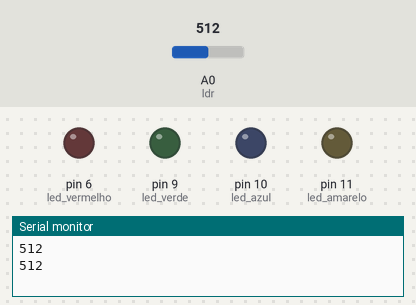
Recording of a sketch running on a simulated Arduino Uno, built with avr-gcc and run on an emulated ATmega328P. On the bench: output pins drawn as LEDs (lit = HIGH), the last lines printed to the serial monitor. Inputs (shaded band) come from the test bench; at power-on: A0 (ldr) = 512.

Above: at 1.8 s.
1.9 s: A0 (ldr) set to 414
3.4 s: A0 (ldr) set to 391
At 4.5 s:
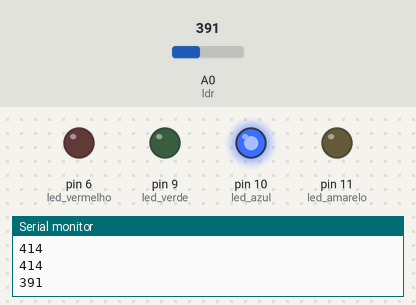
5.5 s: A0 (ldr) set to 313
7.2 s: A0 (ldr) set to 285
At 8.8 s:
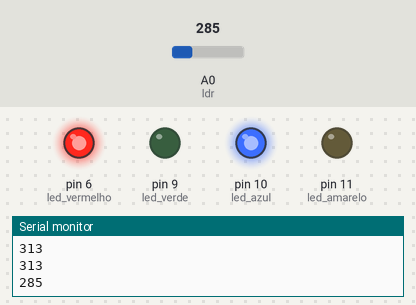
9.5 s: A0 (ldr) set to 215
11.2 s: A0 (ldr) set to 181
At 13.1 s:
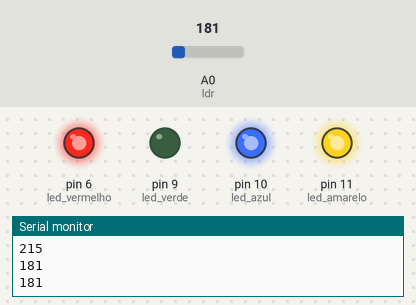
Timing chart, 0 to 14.5 s (numbered marks = the images above; inputs shaded):
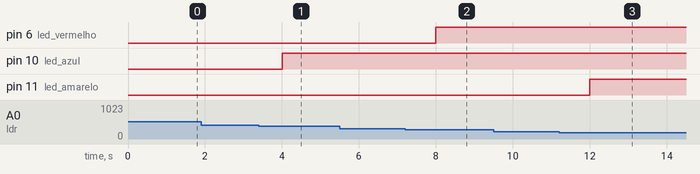

The sketch:

LDRSensorLuminosidadeLeds.ino
```cpp
int ldr = A0;
int valor = 0;
int led_azul = 10;
int led_vermelho = 6;
int led_amarelo = 11;
int led_verde = 9;

void setup(){
	pinMode(led_azul, OUTPUT);
  pinMode(led_vermelho, OUTPUT);
  pinMode(led_amarelo, OUTPUT);
  pinMode(led_verde, OUTPUT);
	Serial.begin(9600);
}

void loop(){
	valor = analogRead(ldr);
	Serial.println(valor);

	if(valor < 100){
    digitalWrite(led_azul, 1);
    digitalWrite(led_vermelho, 1);
    digitalWrite(led_amarelo, 1);
    digitalWrite(led_verde, 1);
	}else if(valor < 200){
    digitalWrite(led_azul, 1);
    digitalWrite(led_vermelho, 1);
    digitalWrite(led_amarelo, 1);
  }else if(valor < 300){
    digitalWrite(led_azul, 1);
    digitalWrite(led_vermelho, 1);
  }else if(valor < 400){
		digitalWrite(led_azul, 1);
  }else{
		digitalWrite(led_azul, 0);
    digitalWrite(led_vermelho, 0);
    digitalWrite(led_amarelo, 0);
    digitalWrite(led_verde, 0);
	}
	delay(1000);
}
```

Measured:
- the behaviour switches between 400 and 399 on A0 (ldr) (found by bisection; images 0 and 1)
- the behaviour switches between 300 and 299 on A0 (ldr) (found by bisection; images 1 and 2)
- the behaviour switches between 200 and 199 on A0 (ldr) (found by bisection; images 2 and 3)
- after the input at 3.4 s, pin 10 (led_azul): LOW → HIGH after 0.60 s
- after the input at 7.2 s, pin 6 (led_vermelho): LOW → HIGH after 0.80 s
- after the input at 11.2 s, pin 11 (led_amarelo): LOW → HIGH after 0.80 s
